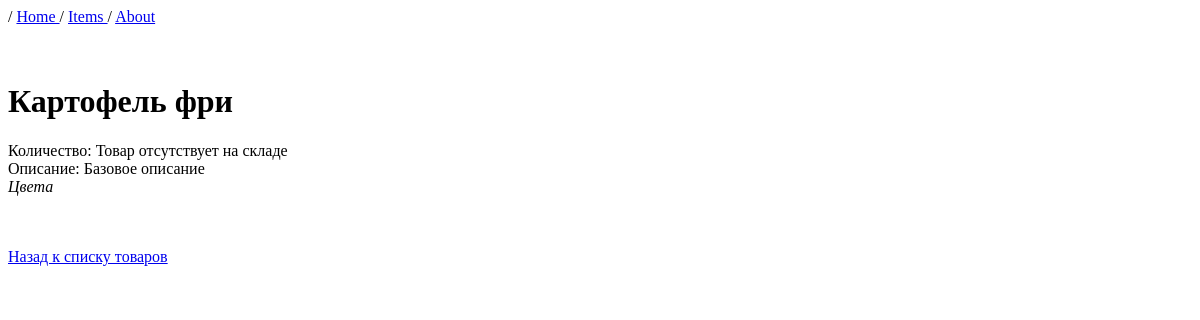
Screenshot of /item/4 with the database file from the repository.
### MainApp/models.py (models this page shows, shortened)
class Item(models.Model):
    name  = models.CharField(max_length=100)
    brand = models.CharField(max_length=100)
    count = models.PositiveIntegerField()
    description = models.TextField(max_length=200, default="Базовое описание")
    colors = models.ManyToManyField(to=Color)

### MainApp/views.py (the view)
# urls.py: path('item/<int:item_id>', views.get_item, name='item-detail'),
def get_item(request, item_id: int):
    try:
        item = Item.objects.get(id=item_id)
        colors = []
        if item.colors.exists():
            colors = item.colors.all()
    except ObjectDoesNotExist:
        return HttpResponseNotFound(f"Item with id={item_id} not found.")
    else:
        context = {
            "item": item,
            "colors": colors,
        }
        return render(request, "item_page.html", context)

### templates/item_page.html (shortened to what this page needs)
{% extends "base.html" %}
{% load static %}
{% block style %}
    <link rel="stylesheet" href="{% static 'style.css' %}">
{% endblock  %}
{% block content %}
    {{ block.super }}
    <h1> {{ item.name }}</h1>
    <div>
        Количество: {{ item.count | default:"Товар отсутствует на складе" }}
    </div>
    <div>
        Описание: {{ item.description }}
    </div>
    <i>Цвета</i>
    <br><br>
    <a href="{% url "items-list" %}"> Назад к списку товаров </a>
{% endblock %}

### static/style.css (style rules this page uses)
* { box-sizing: border-box; }

### rows the page displays
Item: name "Картофель фри", count "Товар отсутствует на складе", description "Базовое описание"
